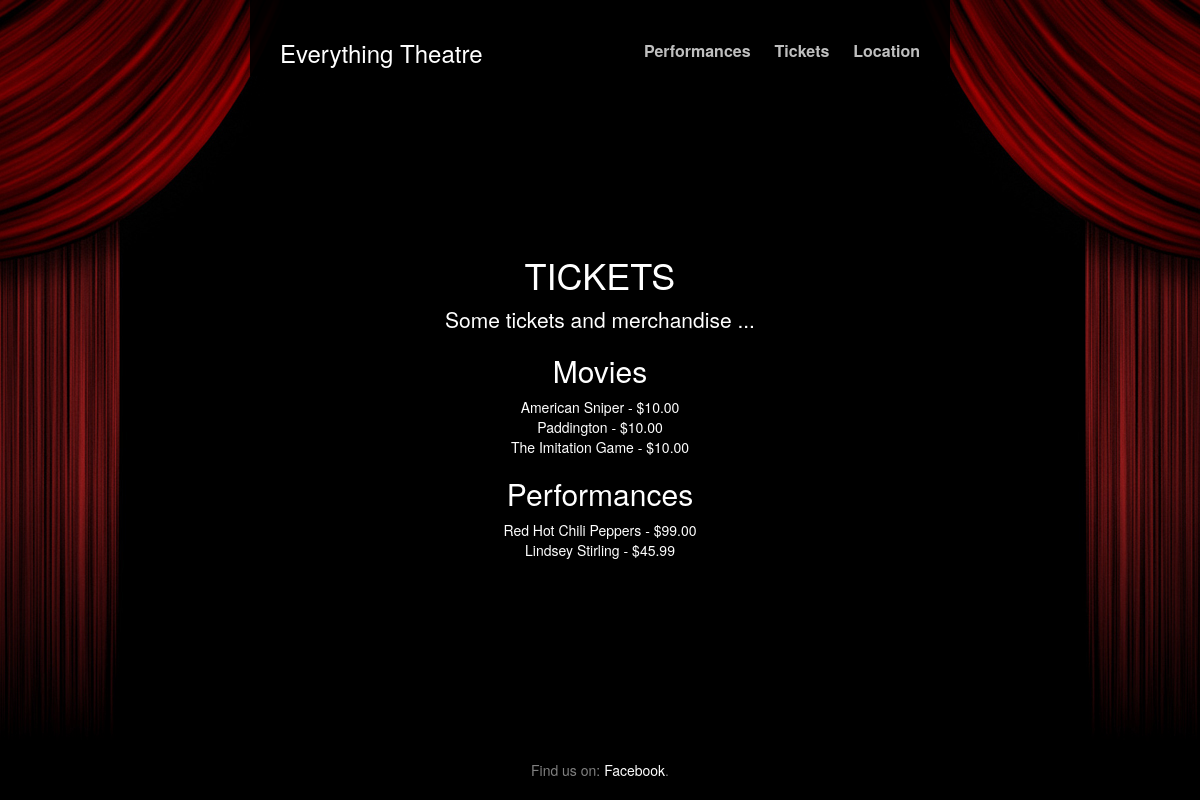
The page /tickets/ on the database as committed earlier.
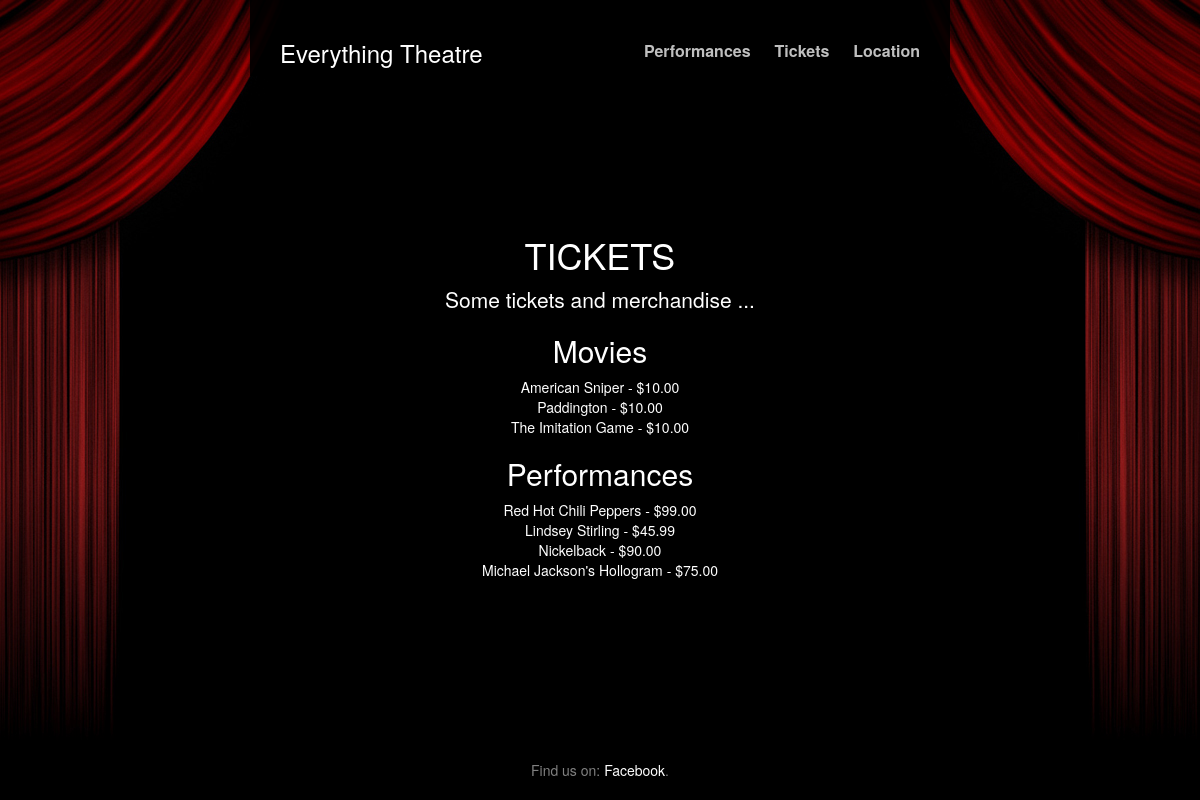
The same page on the database as committed later.
### polls/models.py (models this page shows, shortened)
class Movie(models.Model):
    name=models.TextField()
    date=models.CharField(max_length=10)
    time=models.CharField(max_length=5) #military time please
    description=models.TextField(default="Description missing.")
    price=models.DecimalField(default=Decimal(00.00), max_digits=4, decimal_places=2)
    picture=models.TextField()

class Performance(models.Model):
    name=models.TextField()
    date=models.CharField(max_length=10)
    time=models.CharField(max_length=5) #military time please
    description=models.TextField(default="Description missing.")
    price=models.DecimalField(default=Decimal(00.00), max_digits=4, decimal_places=2)
    picture=models.TextField()

### Theatre/views.py (the view)
# urls.py: url(r'^tickets/', 'Theatre.views.tickets', name='tickets'),
def tickets(request):
    Movie_array = Movie.objects.all()
    Performance_array = Performance.objects.all()
    pass_in_dictionary = {'Movie': Movie_array, 'Performance': Performance_array}
    template = get_template('tickets.html')
    html = template.render(Context(pass_in_dictionary))
    return HttpResponse(html)

### Template/tickets.html (shortened to what this page needs)
{% extends "base.html" %}
{% block header1 %} TICKETS {% endblock %}
{% block lead %} Some tickets and merchandise ...{% endblock %}
{% block content %}
<h2>Movies</h2>
{% for m in Movie%}
    {{ m.name }} - ${{m.price}}<br>
{%endfor%}
<h2>Performances</h2>
{% for p in Performance%}
<a href="/upcoming_performances#{{ p.name }}">{{ p.name }}</a> - ${{p.price}}<br>
{%endfor%}
{% endblock %}

### Template/base.html (shortened to what this page needs)
<!DOCTYPE html>
<head>
  <link rel="stylesheet" href="https://maxcdn.bootstrapcdn.com/bootstrap/3.3.2/css/bootstrap.min.css">
  {% load staticfiles %}
  <link rel="stylesheet" href="{% static 'home.css' %}">
</head>
<body>
  <div class = "pic-wrap">
  <div class="site-wrapper">
    <div class="site-wrapper-inner">
      <div class="cover-container">
        <div class="masthead clearfix">
          <div class="inner">
            <h3 class="masthead-brand"><a href="/">Everything Theatre</a></h3>
            <nav>
              <ul class="nav masthead-nav">
                <li><a href="/upcoming_performances">Performances</a></li>
                <li><a href="/tickets">Tickets</a></li>
				        <li><a href="/location">Location</a></li>
              </ul>
            </nav>
          </div>
        </div>
        <div class="inner cover">
          <h1 class="cover-heading">{% block header1 %}The Everything Theatre{% endblock %}</h1>
          <p class="lead">{% block lead %} Ladies and gentleman, boys and girls; Welcome to The Evrything Theatre. {% endblock %}</p>
          <div class="content">
            {% block content %}
            {% endblock %}
          </div>
        </div>
        <div class="mastfoot">
          <div class="inner">
            <p>Find us on: <a href="#">Facebook</a>.</p>
          </div>
        </div>
      </div>
    </div>
  </div>
</div>
</body>
</html>

### Theatre/Static/home.css (style rules this page uses)
a, a:focus, a:hover { color: #fff; }
html, body { height: 100%; background-color: #000; }
body { color: #fff; text-align: center; text-shadow: 0 1px 3px rgba(0,0,0,.5); }
.pic-wrap { background-image: url('./theatre.jpg'); background-attachment: fixed; background-size: cover; height: 100%; }
.site-wrapper { display: table; width: 100%; height: 100%; min-height: 100%; -webkit-box-shadow: inset 0 0 100px rgba(0,0,0,.5); box-shadow: inset 0 0 100px rgba(0,0,0,.5); }
.site-wrapper-inner { display: table-cell; vertical-align: top; }
.cover-container { margin-right: auto; margin-left: auto; }
.inner { padding: 30px; }
.masthead, .mastfoot { background-color: rgba(0, 0, 0, .9); }
.masthead-brand { margin-top: 10px; margin-bottom: 10px; }
.masthead-nav > li { display: inline-block; }
.masthead-nav > li + li { margin-left: 20px; }
.masthead-nav > li > a { padding-right: 0; padding-left: 0; font-size: 16px; font-weight: bold; color: #fff; color: rgba(255,255,255,.75); border-bottom: 2px solid transparent; }
@media (min-width: 768px) { .masthead-brand { float: left; } }
@media (min-width: 768px) { .masthead-nav { float: right; } }
.cover { padding: 65px 20px 70px 20px; }
.mastfoot { color: #999; color: rgba(255,255,255,.5); }
.mastfoot > .inner { padding: 10px; }
@media (min-width: 768px) { .masthead { position: fixed; top: 0; } }
@media (min-width: 768px) { .mastfoot { position: fixed; bottom: 0; } }
@media (min-width: 768px) { .site-wrapper-inner { vertical-align: middle; } }
@media (min-width: 768px) { .masthead, .mastfoot, .cover-container { width: 100%; } }
@media (min-width: 992px) { .masthead, .mastfoot, .cover-container { width: 700px; } }

Rows that differ between the two databases and show on the page:
added Performance: name "Nickelback", price "90.00"
added Performance: name "Michael Jackson's Hollogram", price "75.00"
